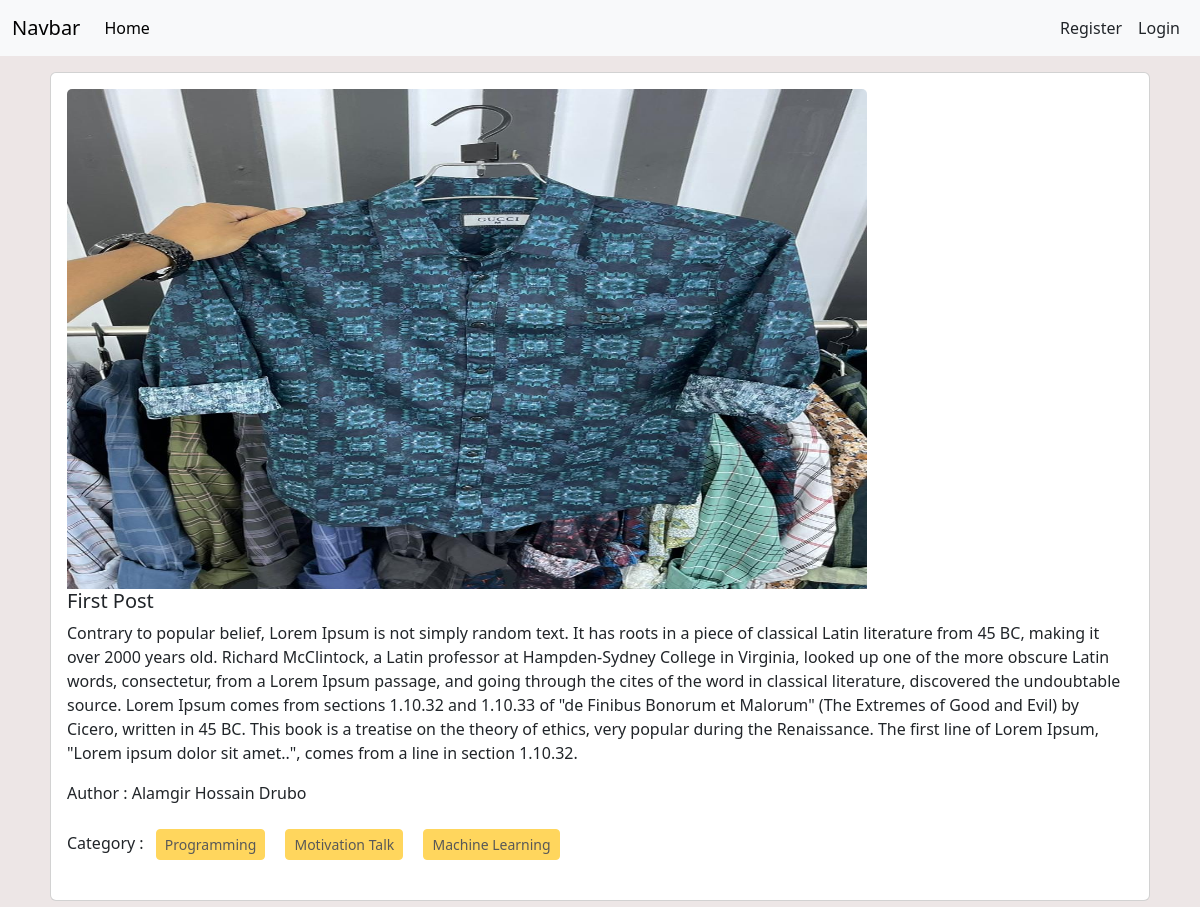
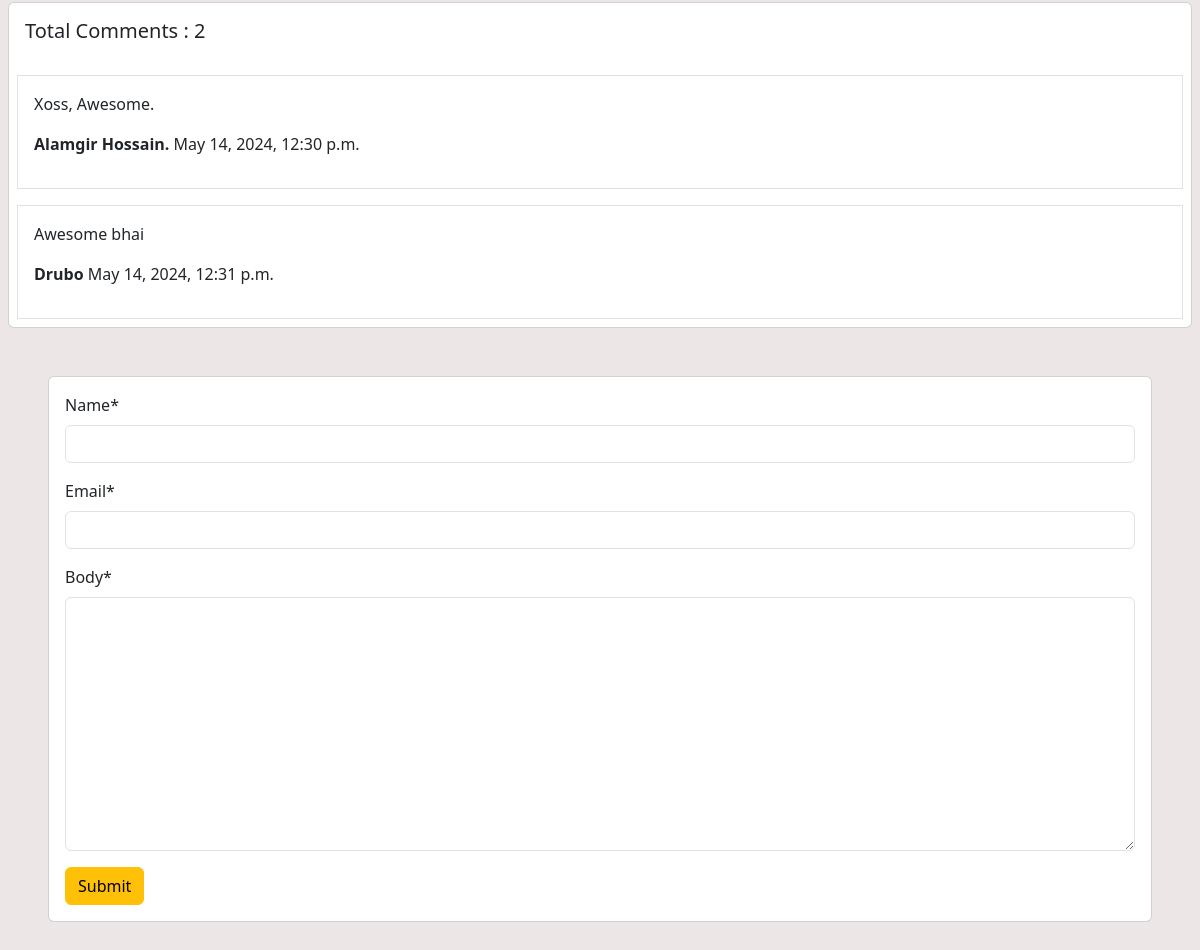
Page /post/details/2/ on the committed database (2 pictures, top to bottom).
### posts/models.py (models this page shows, shortened)
class Post(models.Model):
    title = models.CharField(max_length=100)
    content = models.TextField()
    category = models.ManyToManyField(Category)
    author = models.ForeignKey(User, on_delete=models.CASCADE)
    images = models.ImageField(upload_to="posts/media/uploads/" , blank=True, null=True)

class Comment(models.Model):
    post = models.ForeignKey(Post, on_delete=models.CASCADE, related_name='comments')
    name = models.CharField(max_length=30)
    email = models.EmailField()
    body = models.TextField()
    created_on = models.DateTimeField(auto_now_add=True) # jkhn e ei class er object toiri hobe sei time ta rekhe dibe

### categories/models.py (models this page shows, shortened)
class Category(models.Model):
    name = models.CharField(max_length=100)
    slug = models.SlugField(max_length=100, unique=True, blank=True, null=True)

### posts/views.py (the view, shortened to what this page needs)
# urls.py: path('details/<int:id>/', views.postDetailView.as_view(), name='post_detail'),
class postDetailView(DetailView):
    model = models.Post
    template_name = "posts/post_detail.html"
    pk_url_kwarg = 'id'
    def get_context_data(self, **kwargs):
        context = super().get_context_data(**kwargs)
        post = self.object # post model er object ekhane store korlam
        comments = post.comments.all()
        comment_form = forms.CommentForm()
        context['comments'] = comments
        context['comment_form'] = comment_form
        return context

### posts/forms.py
class CommentForm(forms.ModelForm):
    class Meta:
        model = Comment
        fields = ['name','email','body']

### posts/templates/posts/post_detail.html
{% extends "base.html" %}
{% load crispy_forms_tags %}
{% block content %}
<div class="container">
  <div class="col-12 mb-3 mb-sm-0 pt-3">
    <div class="card mx-2">
      <div class="card-body">
        <img
          style="width: 100vh; height: 500px"
          src="{{post.images.url}}"
          class="card-img-top"
          alt="Image"
        />
        <h5 class="card-title">{{post.title}}</h5>
        <p class="card-text">{{post.content}}</p>
        <p>Author : {{post.author.first_name}} {{post.author.last_name}}</p>
        <p>
          Category : {% for i in post.category.all %}
          <button class="btn btn-warning btn-sm m-2" disabled>
            {{i.name}}
          </button>
          {% endfor %}
        </p>
      </div>
    </div>
  </div>
</div>
<div class="card m-2">
  <h5 class="p-3">Total Comments : {{comments | length}}</h5>
  {% for comment in comments %}
  <div class="card-body border m-2">
    <p>{{comment.body}}</p>
    <p><b>{{comment.name}}</b> {{comment.created_on}}</p>
  </div>
  {% endfor %}
</div>
<div class="card m-5">
  <div class="card-body">
    <form method="post">
      {% csrf_token %} {{comment_form | crispy}}
      <button type="submit" class="btn btn-warning">Submit</button>
    </form>
  </div>
</div>
{% endblock %}

### rows in the picture
Post: images (picture), title "First Post", content "Contrary to popular belief, Lorem Ipsum is not simply random text. It has roots in a piece of classical Latin literature from 45 BC, making it over 2000 years old. Richard McClintock, a Latin professor at Hampden-Sydney College in Virginia, looked up one of the more obscure Latin words, consectetur, from a Lorem Ipsum passage, and going through the cites of the word in classical literature, discovered the undoubtable source. Lorem Ipsum comes from sections 1.10.32 and 1.10.33 of \"de Finibus Bonorum et Malorum\" (The Extremes of Good and Evil) by Cicero, written in 45 BC. This book is a treatise on the theory of ethics, very popular during the Renaissance. The first line of Lorem Ipsum,…", author.first_name "Alamgir Hossain", author.last_name "Drubo"
Category: name "Programming"
Category: name "Motivation Talk"
Category: name "Machine Learning"
Comment: body "Xoss, Awesome.", name "Alamgir Hossain.", created_on "May 14, 2024, 12:30 p.m."
Comment: body "Awesome bhai", name "Drubo", created_on "May 14, 2024, 12:31 p.m."

### other values in the picture
{{ comments | length }} "2"
